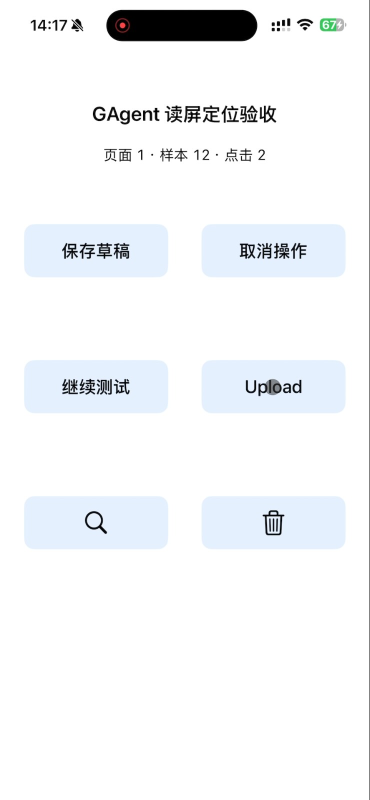
#> input picture ios/BoardKitTests/OCRFixtures/pointer-upload-0.jpg, 740 x 1600 px (shown at 1/2 size)
$ python ui_detect_lite.py ../../../../../../../ios/BoardKitTests/OCRFixtures/pointer-upload-0.jpg
#> lines starting #> are read from the running program, lines starting #| are printed output that depends on the picture
#> in detect, img is the input picture: shape (1600, 740, 3); mean B, G, R 247.3, 245.3, 243.5
### app/src/main/assets/ga_runtime/models/ui_detect_v1/ppocr_engine.py
# -*- coding: utf-8 -*-
"""
PP-OCR 纯ONNX推理引擎 (det + cls + rec)
依赖: onnxruntime, opencv-python(numpy)。无 rapidocr / paddle / torch / PIL / pyclipper / shapely。
逐步镜像 rapidocr_onnxruntime 默认流程, 输出与其等价。
易移植设计: 所有步骤为显式 numpy/cv2 基本操作, 注释标注每步张量形状。
用法:
    from ppocr_engine import PPOCR
    ocr = PPOCR()                       # 模型在 ./models/
    results = ocr(cv2.imread(path))     # BGR ndarray
    # results: [ (box 4x2 int, text:str, score:float), ... ]
"""
import math
import os

import cv2
import numpy as np
import onnxruntime as ort

_DIR = os.path.join(os.path.dirname(os.path.abspath(__file__)), "models")

# ---------------- 默认参数 (= rapidocr config.yaml) ----------------
DET_SIDE = 736           # det 唯一缩放设置: 原图短边**直接**缩放到 736(取整到 32 倍数), 大图缩小、小图放大, 只缩放一次。
                         # 手机竖屏 1080x2424 → 736x1664。框映射回原图, rec 切片也从原图取 → 小字识别精度不受 det 缩放影响。
DET_THRESH = 0.3         # det: 概率图二值化阈值
DET_BOX_THRESH = 0.5     # det: 框平均得分阈值
DET_UNCLIP_RATIO = 1.6   # det: 框外扩系数
DET_USE_DILATION = True  # det: 二值图 2x2 膨胀
DET_MAX_CANDIDATES = 1000
CLS_SHAPE = (3, 48, 192) # cls 输入 CHW
CLS_THRESH = 0.9         # cls: 180度置信阈值
CLS_BATCH = 16
REC_SHAPE = (3, 48, 320) # rec 输入 CHW
REC_BATCH = 16           # Logical grouping controls padding; keep stable for recognition parity.
REC_MICROBATCH = 8       # Split inference only, retaining each parent's padded width.
REC_WORKERS = 4          # Phone-validated with microbatch=8; no cache required for speedup.
MIN_TEXT_H = 10          # det 框在原图上高度 < 10px 的文字肉眼不可读、rec 也认不出 → 直接丢, 省 crop+rec
TEXT_SCORE = 0.5         # 最终文本得分过滤


def _session(name):
    so = ort.SessionOptions()
    so.log_severity_level = 4
    so.enable_cpu_mem_arena = False
    return ort.InferenceSession(os.path.join(_DIR, name), so,
                                providers=["CPUExecutionProvider"])


# ======================= Det: DBNet =======================
class TextDetector:
    def __init__(self):
        self.sess = _session("ch_PP-OCRv4_det_infer.onnx")
        self.iname = self.sess.get_inputs()[0].name

    # [86 lines left out: functions __call__, _boxes_from_bitmap, _mini_box, _box_score_fast, _unclip, not called in this run]


# ======================= Cls: 方向分类 =======================
class TextClassifier:
    def __init__(self):
        self.sess = _session("ch_ppocr_mobile_v2.0_cls_infer.onnx")
        self.iname = self.sess.get_inputs()[0].name

    # [22 lines left out: functions __call__, _resize_norm, not called in this run]


# ======================= Rec: CTC识别 =======================
class TextRecognizer:
    # [83 lines left out: functions __init__, __call__, _resize_norm, not called in this run]

    def _ctc_decode(self, pred):
        """pred: (T, num_classes) → (text, mean_prob); 去重相邻+去blank(0)"""
        return self._ctc_decode_top1(pred.argmax(axis=1), pred.max(axis=1))

    # [8 lines left out: function _ctc_decode_top1, not called in this run]


# ======================= 总管线 =======================
class PPOCR:
    def __init__(self, use_cls=True):
        self.det = TextDetector()
        self.cls = TextClassifier() if use_cls else None
        self.rec = TextRecognizer()

    # [69 lines left out: functions recognize, region, __call__, _sort_boxes, _rotate_crop, not called in this run]


# [8 lines that do not run on import are left out]

### app/src/main/assets/gacore/detector_models.py
"""Install user-supplied UI detectors without bundling or downloading weights."""
import hashlib
import json
import os
from pathlib import Path
import shutil
import tempfile
import threading
import time

_LOCK = threading.Lock()


def root():
    return Path(os.environ.get('GA_DIR') or Path(__file__).resolve().parent)


def model_path():
    base = root()
    config = base / 'kv/ga.detector.json'
    if config.exists():
        name = json.loads(config.read_text())['file']
        path = (base / 'user_models' / name).resolve()
        if path.parent != (base / 'user_models').resolve() or not path.is_file():
            raise ValueError('Installed detector is missing or invalid; import it again')
        return path
    return base / 'models/ui_detect_v1/models/ui_detect_yolo.onnx'


def status():
    path = model_path()
    return {'ok': True, 'installed': path.is_file(), 'bytes': path.stat().st_size if path.is_file() else 0}


# [72 lines left out: functions validate_model, install, test_screen, handle, not called in this run]

### app/src/main/assets/ga_runtime/models/ui_detect_v1/ui_detect_lite.py
# -*- coding: utf-8 -*-
"""
UI元素检测 特种版 v2 (纯ONNX: Android专调 YOLOv8n 21类语义检测 + PP-OCR 全图文字 + 空间匹配)
依赖: onnxruntime, opencv-python(numpy)。无 ultralytics / torch / PIL / rapidocr。
检测器: yasirfaizahmed/android_ui_detection_yolov8 (YOLOv8n, 21 Android UI 类),
        导出 ONNX(内置NMS, 输出(1,300,6)=[x1,y1,x2,y2,conf,cls], 动态输入, opset19), ~12.6MB。
        实效 License = AGPL-3.0(继承 Ultralytics YOLOv8, 见 MODEL_NOTICE.txt); 与被替换的旧 OmniParser 同级。
用法:
    from ui_detect_lite import detect
    elements = detect("screenshot.png")   # 或 BGR ndarray
返回: [{'bbox':[x1,y1,x2,y2], 'type':'icon'|'text', 'label':str|None, 'cls':str, 'confidence':float}]
  - type: 'text'(文字类: Text/TextButton/CheckedTextView) | 'icon'(其余控件/图标/图片)
  - cls : 21 类语义标签(Icon/Image/EditText/Switch/CheckBox/Toolbar/Bottom_Navigation/Card/...), 即便无文字也有语义
  - label: 框内 OCR 文字; 无文字时图标/控件回退为 cls 语义名, 文字类回退 None(不造假文本)
不变量: 输出坐标恒为整屏物理像素(letterbox 已还原); type∈{'icon','text'}; cls∈NAMES; bbox 满足 x2>x1,y2>y1。
"""
import os

import cv2
import numpy as np
import onnxruntime as ort

from ppocr_engine import PPOCR

_DIR = os.path.dirname(os.path.abspath(__file__))
YOLO_MODEL = os.path.join(_DIR, "models", "ui_detect_yolo.onnx")
YOLO_SIZE = 640   # 最长边=模型训练分辨率; 真机实测(Meizu21/ORT-android) 640≈165ms/35框 vs 960≈310ms/44框
                  # → 取 640 平衡延迟/召回(召回仍远超旧版 20框)。模型动态输入, 调大此值可换更高召回。
NMS_CONF_FLOOR = 0.25   # 导出时内置 NMS 烘焙的 conf 下限: 模型不输出低于此分的框。
                        # 故 detect(conf=) 只能向上过滤(conf>此值更严), 低于此值无效(不会召回更多)。

# yasirfaizahmed/android_ui_detection_yolov8 的 21 类 (顺序即模型 cls 索引, 勿改)
NAMES = [
    "BackgroundImage", "Bottom_Navigation", "Card", "CheckBox", "Checkbox",
    "CheckedTextView", "Drawer", "EditText", "Icon", "Image", "Map", "Modal",
    "Multi_Tab", "PageIndicator", "Remember", "Spinner", "Switch", "Text",
    "TextButton", "Toolbar", "UpperTaskBar",
]
TEXT_CLASSES = {"Text", "TextButton", "CheckedTextView"}

# 推理引擎按路径缓存(纯转发到 APK 总线; 一次建会话即可复用, 省去每帧重复 /onnx/info 往返)。
# 接受模块级状态: 显著降低每次 detect 的固定开销, 不改变输出(同模型同会话)。
_SESSIONS = {}
_PPOCR = None


# [5 lines left out: function _session, not called in this run]


def _ocr_engine():
    global _PPOCR
    if _PPOCR is None:
        _PPOCR = PPOCR(use_cls=False)   # 手机截图不存在 180° 倒置文字: 跳过方向分类器 = 少一整轮 batch 往返(r28: 74 行文字省 ~1.5s)
    return _PPOCR


def _letterbox(img):
    """ultralytics rect letterbox: 等比缩放到<=YOLO_SIZE, pad 到 32 倍数填充 114。
    返回 (NCHW float32 输入, 还原系数 r, 左 pad, 上 pad)。"""
    h, w = img.shape[:2]
#> h = 1600; w = 740
    r = min(YOLO_SIZE / w, YOLO_SIZE / h)
#> r = 0.4
    nw, nh = round(w * r), round(h * r)
#> nw = 296; nh = 640
    im = cv2.resize(img, (nw, nh), interpolation=cv2.INTER_LINEAR)
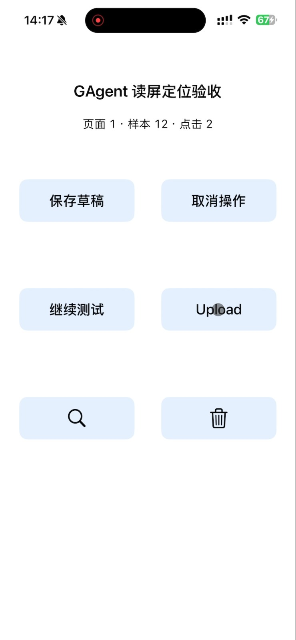
#> im: shape (640, 296, 3); mean B, G, R 247.4, 245.5, 243.7
    dw, dh = (YOLO_SIZE - nw) % 32 / 2, (YOLO_SIZE - nh) % 32 / 2
#> dw = 12; dh = 0
    top, bot = int(round(dh - 0.1)), int(round(dh + 0.1))
#> top = 0; bot = 0
    left, right = int(round(dw - 0.1)), int(round(dw + 0.1))
#> left = 12; right = 12
    im = cv2.copyMakeBorder(im, top, bot, left, right, cv2.BORDER_CONSTANT, value=(114, 114, 114))
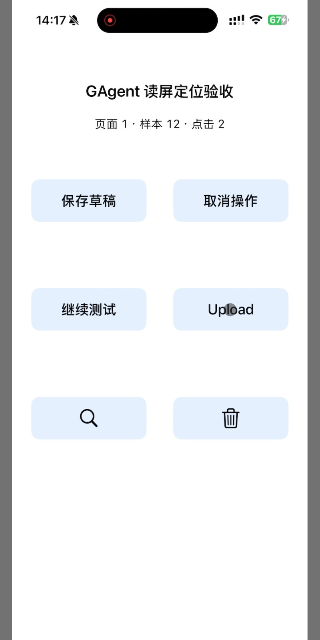
#> im: shape (640, 320, 3); mean B, G, R 237.4, 235.6, 234
    x = np.ascontiguousarray(im[:, :, ::-1].transpose(2, 0, 1)[None].astype(np.float32) / 255.0)
    return x, r, left, top


def _yolo(img, conf):
    """YOLO ONNX(内置NMS, 输出(1,300,6)) → [[x1,y1,x2,y2,conf,cls],...] 还原到原图坐标。"""
    x, r, left, top = _letterbox(img)
#> r = 0.4; left = 12; top = 0
    import detector_models
    model = str(detector_models.model_path())
    if not os.path.isfile(model):
        return []
    sess = _session(model)
    out = sess.run(None, {sess.get_inputs()[0].name: x})[0][0]  # (300,6)
    return _restore(out, conf, r, left, top, img.shape[1], img.shape[0])


# [11 lines left out: function _restore, not called in this run]


def _cls_name(cls):
    return NAMES[cls] if 0 <= cls < len(NAMES) else "Icon"


# [22 lines left out: functions _containment, _icon_name, _glyph_like, not called in this run]


def detect(image, conf=0.25, contain_thresh=0.5):
    """image: 路径 或 BGR ndarray → 元素列表(YOLO 21类 + 全图OCR 空间匹配)。
    conf: 仅向上过滤(见 NMS_CONF_FLOOR, 低于地板无效)。
    contain_thresh: OCR 文字框被 YOLO 框包含到此比例即归属该框(取其文本作 label)。"""
    img = cv2.imread(image) if isinstance(image, str) else image
    assert img is not None, "image load failed"

    yolo_boxes = _yolo(img, conf)
#> yolo_boxes = []
    # 全图 OCR: 4点box → 轴对齐bbox
    ocr_items = []
    for box, text, score in _ocr_engine()(img):
        xs, ys = box[:, 0], box[:, 1]
        ocr_items.append([int(xs.min()), int(ys.min()),
                          int(xs.max()), int(ys.max()), text, float(score)])
#> this loop made 0 passes
#> after the loop, ocr_items = []

    h, w = img.shape[:2]
    img_area = float(h * w) or 1.0
    elements, matched = [], set()
    for x1, y1, x2, y2, c, cls in yolo_boxes:
        name = _cls_name(cls)
        box_area = max(0.0, x2 - x1) * max(0.0, y2 - y1)
        label = None
        # 巨框(>50%屏: 背景图/弹窗/抽屉)不抢 OCR 标签, 避免吞掉某一条文字
        if box_area < 0.5 * img_area:
            for i, (ox1, oy1, ox2, oy2, text, oc) in enumerate(ocr_items):
                if i in matched:
                    continue
                if _containment([x1, y1, x2, y2], [ox1, oy1, ox2, oy2]) > contain_thresh:
                    label = text
                    matched.add(i)
                    break
        # 无文字: 文字类→None(不可造假文本), 其余控件→常见符号图标名(search/plus/close/...),
        # 认不出再回退控件语义(Switch/EditText/Icon...)
        if label is None and name not in TEXT_CLASSES:
            label = _icon_name(img, (x1, y1, x2, y2)) or name
        # OCR 常把符号图标读成 1-2 个字符的碎片(放大镜→"Q", 加号→"+", 菜单→"&=")。
        # 这类非中文、非纯数字(角标 "2" 要保留)的短文本, 若模板能认出符号则以图标名为准。
        elif name not in TEXT_CLASSES and _glyph_like(label):
            label = _icon_name(img, (x1, y1, x2, y2)) or label
        elements.append({'bbox': [x1, y1, x2, y2],
                         'type': 'text' if name in TEXT_CLASSES else 'icon',
                         'label': label, 'cls': name, 'confidence': c})
    # 未被任何控件框吸收的 OCR 文字 → 独立 text 元素
    for i, (ox1, oy1, ox2, oy2, text, oc) in enumerate(ocr_items):
        if i not in matched:
            elements.append({'bbox': [ox1, oy1, ox2, oy2], 'type': 'text',
                             'label': text, 'cls': 'Text', 'confidence': oc})
    return elements


# [11 lines left out: function visualize, not called in this run]


if __name__ == "__main__":
    import sys, time, json
    t = time.time()
#> (the run stopped early here; a loop or call above may not have finished)
